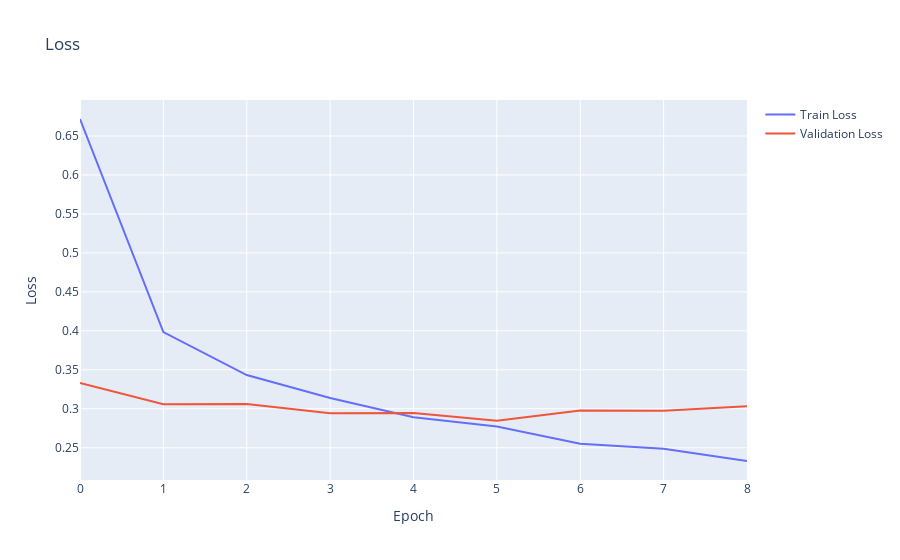
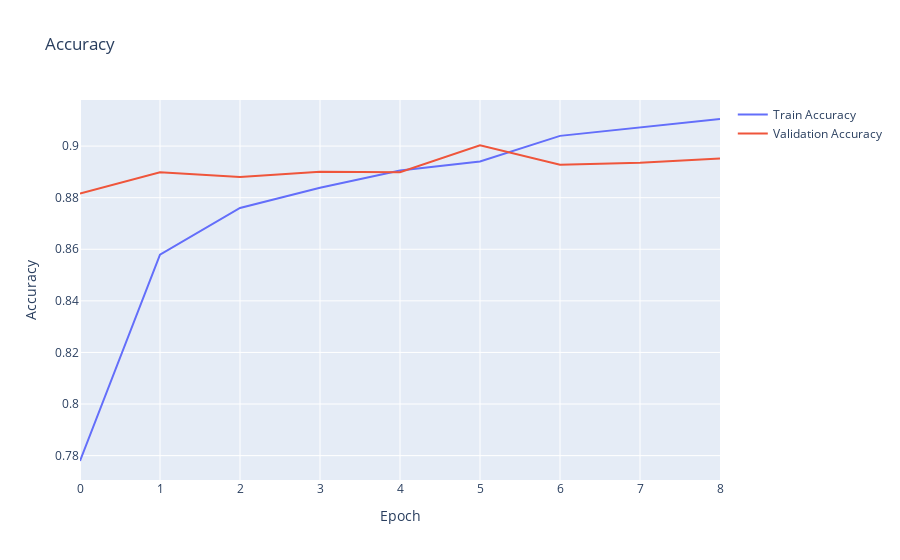

The notebook cell saved with these charts, in order:
### Code cell
fig_loss = go.Figure()
fig_loss.add_trace(go.Scatter(y=history.history['loss'], mode='lines', name='Train Loss'))
fig_loss.add_trace(go.Scatter(y=history.history['val_loss'], mode='lines', name='Validation Loss'))
fig_loss.update_layout(title='Loss', xaxis_title='Epoch', yaxis_title='Loss')
fig_loss.show()

fig_acc = go.Figure()
fig_acc.add_trace(go.Scatter(y=history.history['accuracy'], mode='lines', name='Train Accuracy'))
fig_acc.add_trace(go.Scatter(y=history.history['val_accuracy'], mode='lines', name='Validation Accuracy'))
fig_acc.update_layout(title='Accuracy', xaxis_title='Epoch', yaxis_title='Accuracy')
fig_acc.show()

### Figure 1 — Plotly figure (JSON) as saved in the notebook; plotly's stock layout.template omitted (floating-point values rounded to 4 significant figures)
{"data": [{"mode": "lines", "name": "Train Loss", "type": "scatter", "y": [0.6718, 0.3984, 0.3433, 0.3137, 0.289, 0.2774, 0.2553, 0.2488, 0.233]}, {"mode": "lines", "name": "Validation Loss", "type": "scatter", "y": [0.3331, 0.3058, 0.3063, 0.2942, 0.2946, 0.2846, 0.2977, 0.2973, 0.3033]}], "layout": {"title": {"text": "Loss"}, "xaxis": {"title": {"text": "Epoch"}}, "yaxis": {"title": {"text": "Loss"}}}}

### Figure 2 — Plotly figure (JSON) as saved in the notebook; plotly's stock layout.template omitted (floating-point values rounded to 4 significant figures)
{"data": [{"mode": "lines", "name": "Train Accuracy", "type": "scatter", "y": [0.7779, 0.8579, 0.876, 0.8838, 0.8905, 0.894, 0.904, 0.9073, 0.9105]}, {"mode": "lines", "name": "Validation Accuracy", "type": "scatter", "y": [0.8817, 0.8899, 0.8881, 0.8901, 0.8899, 0.9003, 0.8928, 0.8935, 0.8952]}], "layout": {"title": {"text": "Accuracy"}, "xaxis": {"title": {"text": "Epoch"}}, "yaxis": {"title": {"text": "Accuracy"}}}}
